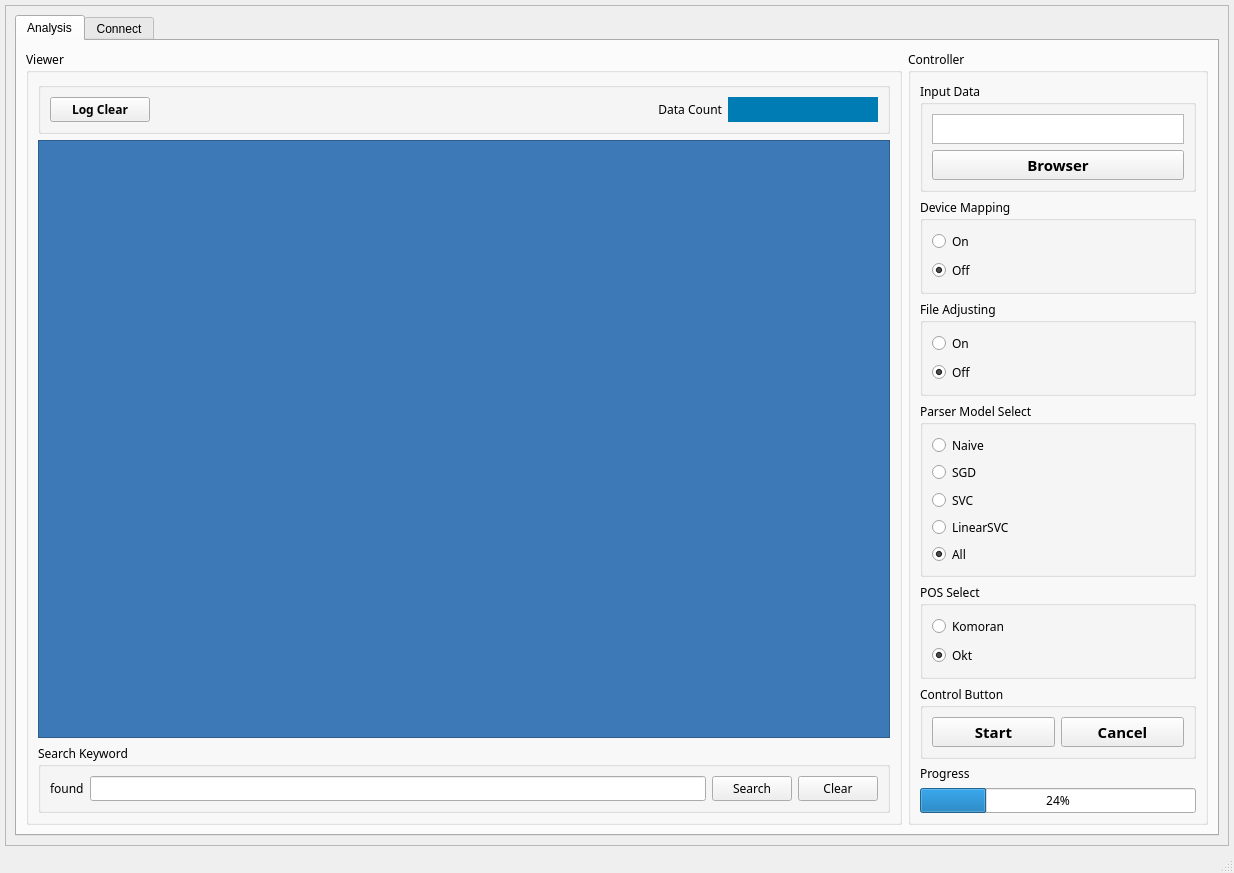
<?xml version="1.0" encoding="UTF-8"?>
<ui version="4.0">
 <class>MainWindow</class>
 <widget class="QMainWindow" name="MainWindow">
  <property name="geometry">
   <rect>
    <x>0</x>
    <y>0</y>
    <width>1234</width>
    <height>873</height>
   </rect>
  </property>
  <property name="windowTitle">
   <string>VOCParser</string>
  </property>
  <property name="windowIcon">
   <iconset>
    <normaloff>main_icon.ico</normaloff>main_icon.ico</iconset>
  </property>
  <widget class="QWidget" name="centralwidget">
   <layout class="QVBoxLayout" name="verticalLayout_9">
    <property name="leftMargin">
     <number>5</number>
    </property>
    <property name="topMargin">
     <number>5</number>
    </property>
    <property name="rightMargin">
     <number>5</number>
    </property>
    <property name="bottomMargin">
     <number>5</number>
    </property>
    <item>
     <widget class="QScrollArea" name="scrollArea">
      <property name="widgetResizable">
       <bool>true</bool>
      </property>
      <widget class="QWidget" name="scrollAreaWidgetContents_3">
       <property name="geometry">
        <rect>
         <x>0</x>
         <y>0</y>
         <width>1222</width>
         <height>820</height>
        </rect>
       </property>
       <layout class="QHBoxLayout" name="horizontalLayout">
        <item>
         <widget class="QTabWidget" name="tabWidget">
          <property name="layoutDirection">
           <enum>Qt::LeftToRight</enum>
          </property>
          <property name="tabPosition">
           <enum>QTabWidget::North</enum>
          </property>
          <property name="tabShape">
           <enum>QTabWidget::Rounded</enum>
          </property>
          <property name="currentIndex">
           <number>0</number>
          </property>
          <widget class="QWidget" name="analysis">
           <attribute name="title">
            <string>Analysis</string>
           </attribute>
           <layout class="QHBoxLayout" name="horizontalLayout_8">
            <item>
             <widget class="QGroupBox" name="groupBox_2">
              <property name="font">
               <font>
                <family>맑은 고딕</family>
               </font>
              </property>
              <property name="title">
               <string>Viewer</string>
              </property>
              <layout class="QVBoxLayout" name="verticalLayout_2">
               <item>
                <widget class="QGroupBox" name="groupBox">
                 <property name="title">
                  <string/>
                 </property>
                 <layout class="QHBoxLayout" name="horizontalLayout_4">
                  <item>
                   <widget class="QPushButton" name="pushButton_clear">
                    <property name="maximumSize">
                     <size>
                      <width>100</width>
                      <height>16777215</height>
                     </size>
                    </property>
                    <property name="font">
                     <font>
                      <pointsize>9</pointsize>
                      <weight>75</weight>
                      <bold>true</bold>
                     </font>
                    </property>
                    <property name="text">
                     <string>Log Clear</string>
                    </property>
                   </widget>
                  </item>
                  <item>
                   <widget class="QLabel" name="label_2">
                    <property name="text">
                     <string>Data Count</string>
                    </property>
                    <property name="alignment">
                     <set>Qt::AlignRight|Qt::AlignTrailing|Qt::AlignVCenter</set>
                    </property>
                   </widget>
                  </item>
                  <item>
                   <widget class="QLabel" name="label_count">
                    <property name="maximumSize">
                     <size>
                      <width>150</width>
                      <height>16777215</height>
                     </size>
                    </property>
                    <property name="styleSheet">
                     <string notr="true">background-color: rgb(0, 124, 181);
color: rgb(255, 255, 255);</string>
                    </property>
                    <property name="text">
                     <string/>
                    </property>
                    <property name="alignment">
                     <set>Qt::AlignCenter</set>
                    </property>
                   </widget>
                  </item>
                 </layout>
                </widget>
               </item>
               <item>
                <widget class="QPlainTextEdit" name="plainTextEdit_print">
                 <property name="styleSheet">
                  <string notr="true">color: rgb(255, 255, 255);
background-color: rgb(60, 121, 182);</string>
                 </property>
                 <property name="readOnly">
                  <bool>true</bool>
                 </property>
                </widget>
               </item>
               <item>
                <widget class="QGroupBox" name="groupBox_5">
                 <property name="title">
                  <string>Search Keyword</string>
                 </property>
                 <layout class="QHBoxLayout" name="horizontalLayout_2">
                  <item>
                   <widget class="QLabel" name="label_found">
                    <property name="maximumSize">
                     <size>
                      <width>100</width>
                      <height>16777215</height>
                     </size>
                    </property>
                    <property name="text">
                     <string>found</string>
                    </property>
                   </widget>
                  </item>
                  <item>
                   <widget class="QLineEdit" name="lineEdit_search">
                    <property name="maximumSize">
                     <size>
                      <width>16777215</width>
                      <height>16777215</height>
                     </size>
                    </property>
                   </widget>
                  </item>
                  <item>
                   <widget class="QPushButton" name="pushButton_search">
                    <property name="maximumSize">
                     <size>
                      <width>100</width>
                      <height>30</height>
                     </size>
                    </property>
                    <property name="text">
                     <string>Search</string>
                    </property>
                   </widget>
                  </item>
                  <item>
                   <widget class="QPushButton" name="pushButton_elase">
                    <property name="maximumSize">
                     <size>
                      <width>100</width>
                      <height>30</height>
                     </size>
                    </property>
                    <property name="text">
                     <string>Clear</string>
                    </property>
                   </widget>
                  </item>
                 </layout>
                </widget>
               </item>
              </layout>
             </widget>
            </item>
            <item>
             <widget class="QGroupBox" name="groupBox_1">
              <property name="enabled">
               <bool>true</bool>
              </property>
              <property name="minimumSize">
               <size>
                <width>281</width>
                <height>561</height>
               </size>
              </property>
              <property name="maximumSize">
               <size>
                <width>300</width>
                <height>16777215</height>
               </size>
              </property>
              <property name="font">
               <font>
                <family>맑은 고딕</family>
               </font>
              </property>
              <property name="title">
               <string>Controller</string>
              </property>
              <layout class="QVBoxLayout" name="verticalLayout">
               <item>
                <widget class="QGroupBox" name="groupBox_9">
                 <property name="maximumSize">
                  <size>
                   <width>16777215</width>
                   <height>110</height>
                  </size>
                 </property>
                 <property name="title">
                  <string>Input Data</string>
                 </property>
                 <layout class="QVBoxLayout" name="verticalLayout_10">
                  <item>
                   <widget class="QTextEdit" name="textEdit_browser">
                    <property name="enabled">
                     <bool>true</bool>
                    </property>
                    <property name="maximumSize">
                     <size>
                      <width>16777215</width>
                      <height>35</height>
                     </size>
                    </property>
                   </widget>
                  </item>
                  <item>
                   <widget class="QPushButton" name="pushButton_browser">
                    <property name="maximumSize">
                     <size>
                      <width>16777215</width>
                      <height>40</height>
                     </size>
                    </property>
                    <property name="font">
                     <font>
                      <family>맑은 고딕</family>
                      <pointsize>11</pointsize>
                      <weight>75</weight>
                      <bold>true</bold>
                     </font>
                    </property>
                    <property name="text">
                     <string>Browser</string>
                    </property>
                   </widget>
                  </item>
                 </layout>
                </widget>
               </item>
               <item>
                <widget class="QGroupBox" name="groupBox_7">
                 <property name="maximumSize">
                  <size>
                   <width>16777215</width>
                   <height>16777215</height>
                  </size>
                 </property>
                 <property name="title">
                  <string>Device Mapping</string>
                 </property>
                 <layout class="QVBoxLayout" name="verticalLayout_5">
                  <item>
                   <widget class="QRadioButton" name="radioButton_mapOn">
                    <property name="text">
                     <string>On</string>
                    </property>
                    <property name="checked">
                     <bool>false</bool>
                    </property>
                   </widget>
                  </item>
                  <item>
                   <widget class="QRadioButton" name="radioButton_mapOff">
                    <property name="text">
                     <string>Off</string>
                    </property>
                    <property name="checked">
                     <bool>true</bool>
                    </property>
                   </widget>
                  </item>
                 </layout>
                </widget>
               </item>
               <item>
                <widget class="QGroupBox" name="groupBox_17">
                 <property name="title">
                  <string>File Adjusting</string>
                 </property>
                 <layout class="QVBoxLayout" name="verticalLayout_7">
                  <item>
                   <widget class="QRadioButton" name="radioButton_OpOn">
                    <property name="text">
                     <string>On</string>
                    </property>
                    <property name="checked">
                     <bool>false</bool>
                    </property>
                   </widget>
                  </item>
                  <item>
                   <widget class="QRadioButton" name="radioButton_OpOff">
                    <property name="text">
                     <string>Off</string>
                    </property>
                    <property name="checked">
                     <bool>true</bool>
                    </property>
                   </widget>
                  </item>
                 </layout>
                </widget>
               </item>
               <item>
                <widget class="QGroupBox" name="groupBox_18">
                 <property name="title">
                  <string>Parser Model Select</string>
                 </property>
                 <layout class="QVBoxLayout" name="verticalLayout_13">
                  <item>
                   <widget class="QRadioButton" name="radioButton_naive">
                    <property name="text">
                     <string>Naive</string>
                    </property>
                   </widget>
                  </item>
                  <item>
                   <widget class="QRadioButton" name="radioButton_sgd">
                    <property name="text">
                     <string>SGD</string>
                    </property>
                   </widget>
                  </item>
                  <item>
                   <widget class="QRadioButton" name="radioButton_svc">
                    <property name="text">
                     <string>SVC</string>
                    </property>
                   </widget>
                  </item>
                  <item>
                   <widget class="QRadioButton" name="radioButton_linear">
                    <property name="text">
                     <string>LinearSVC</string>
                    </property>
                   </widget>
                  </item>
                  <item>
                   <widget class="QRadioButton" name="radioButton_all">
                    <property name="text">
                     <string>All</string>
                    </property>
                    <property name="checked">
                     <bool>true</bool>
                    </property>
                   </widget>
                  </item>
                 </layout>
                </widget>
               </item>
               <item>
                <widget class="QGroupBox" name="groupBox_8">
                 <property name="maximumSize">
                  <size>
                   <width>16777215</width>
                   <height>16777215</height>
                  </size>
                 </property>
                 <property name="title">
                  <string>POS Select</string>
                 </property>
                 <layout class="QVBoxLayout" name="verticalLayout_12">
                  <item>
                   <widget class="QRadioButton" name="radioButton_komoran">
                    <property name="text">
                     <string>Komoran</string>
                    </property>
                    <property name="checked">
                     <bool>false</bool>
                    </property>
                   </widget>
                  </item>
                  <item>
                   <widget class="QRadioButton" name="radioButton_okt">
                    <property name="cursor">
                     <cursorShape>UpArrowCursor</cursorShape>
                    </property>
                    <property name="text">
                     <string>Okt</string>
                    </property>
                    <property name="checked">
                     <bool>true</bool>
                    </property>
                   </widget>
                  </item>
                 </layout>
                </widget>
               </item>
               <item>
                <widget class="QGroupBox" name="groupBox_6">
                 <property name="title">
                  <string>Control Button</string>
                 </property>
                 <layout class="QHBoxLayout" name="horizontalLayout_3">
                  <item>
                   <widget class="QPushButton" name="pushButton_start">
                    <property name="maximumSize">
                     <size>
                      <width>16777215</width>
                      <height>40</height>
                     </size>
                    </property>
                    <property name="font">
                     <font>
                      <family>맑은 고딕</family>
                      <pointsize>11</pointsize>
                      <weight>75</weight>
                      <bold>true</bold>
                     </font>
                    </property>
                    <property name="autoFillBackground">
                     <bool>true</bool>
                    </property>
                    <property name="styleSheet">
                     <string notr="true"/>
                    </property>
                    <property name="text">
                     <string>Start</string>
                    </property>
                   </widget>
                  </item>
                  <item>
                   <widget class="QPushButton" name="pushButton_cancel">
                    <property name="maximumSize">
                     <size>
                      <width>16777215</width>
                      <height>40</height>
                     </size>
                    </property>
                    <property name="font">
                     <font>
                      <family>맑은 고딕</family>
                      <pointsize>11</pointsize>
                      <weight>75</weight>
                      <bold>true</bold>
                     </font>
                    </property>
                    <property name="styleSheet">
                     <string notr="true"/>
                    </property>
                    <property name="text">
                     <string>Cancel</string>
                    </property>
                   </widget>
                  </item>
                 </layout>
                </widget>
               </item>
               <item>
                <widget class="QLabel" name="label_progress">
                 <property name="maximumSize">
                  <size>
                   <width>16777215</width>
                   <height>20</height>
                  </size>
                 </property>
                 <property name="text">
                  <string>Progress</string>
                 </property>
                </widget>
               </item>
               <item>
                <widget class="QProgressBar" name="progressBar">
                 <property name="enabled">
                  <bool>true</bool>
                 </property>
                 <property name="value">
                  <number>24</number>
                 </property>
                </widget>
               </item>
              </layout>
             </widget>
            </item>
           </layout>
          </widget>
          <widget class="QWidget" name="connect">
           <attribute name="title">
            <string>Connect</string>
           </attribute>
           <layout class="QHBoxLayout" name="horizontalLayout_6">
            <item>
             <widget class="QGroupBox" name="groupBox_3">
              <property name="font">
               <font>
                <family>맑은 고딕</family>
               </font>
              </property>
              <property name="title">
               <string>Viewer</string>
              </property>
              <layout class="QVBoxLayout" name="verticalLayout_3">
               <item>
                <widget class="QGroupBox" name="groupBox_4">
                 <property name="layoutDirection">
                  <enum>Qt::LeftToRight</enum>
                 </property>
                 <property name="title">
                  <string/>
                 </property>
                 <layout class="QHBoxLayout" name="horizontalLayout_5">
                  <item>
                   <widget class="QPushButton" name="pushButton_clear_2">
                    <property name="maximumSize">
                     <size>
                      <width>100</width>
                      <height>16777215</height>
                     </size>
                    </property>
                    <property name="font">
                     <font>
                      <pointsize>9</pointsize>
                      <weight>75</weight>
                      <bold>true</bold>
                     </font>
                    </property>
                    <property name="text">
                     <string>Log Clear</string>
                    </property>
                   </widget>
                  </item>
                  <item>
                   <widget class="QLabel" name="label_3">
                    <property name="text">
                     <string>DB Count</string>
                    </property>
                    <property name="alignment">
                     <set>Qt::AlignRight|Qt::AlignTrailing|Qt::AlignVCenter</set>
                    </property>
                   </widget>
                  </item>
                  <item>
                   <widget class="QLabel" name="label_count_2">
                    <property name="maximumSize">
                     <size>
                      <width>150</width>
                      <height>16777215</height>
                     </size>
                    </property>
                    <property name="styleSheet">
                     <string notr="true">background-color: rgb(0, 124, 181);
color: rgb(255, 255, 255);</string>
                    </property>
                    <property name="text">
                     <string/>
                    </property>
                    <property name="alignment">
                     <set>Qt::AlignCenter</set>
                    </property>
                   </widget>
                  </item>
                 </layout>
                </widget>
               </item>
               <item>
                <widget class="QPlainTextEdit" name="plainTextEdit_print_2">
                 <property name="styleSheet">
                  <string notr="true">color: rgb(255, 255, 255);
background-color: rgb(60, 120, 180);</string>
                 </property>
                 <property name="readOnly">
                  <bool>true</bool>
                 </property>
                </widget>
               </item>
              </layout>
             </widget>
            </item>
            <item>
             <widget class="QGroupBox" name="groupBox_10">
              <property name="enabled">
               <bool>true</bool>
              </property>
              <property name="minimumSize">
               <size>
                <width>281</width>
                <height>561</height>
               </size>
              </property>
              <property name="maximumSize">
               <size>
                <width>300</width>
                <height>16777215</height>
               </size>
              </property>
              <property name="font">
               <font>
                <family>맑은 고딕</family>
               </font>
              </property>
              <property name="title">
               <string>Controller</string>
              </property>
              <layout class="QVBoxLayout" name="verticalLayout_8">
               <item>
                <widget class="QGroupBox" name="groupBox_14">
                 <property name="maximumSize">
                  <size>
                   <width>16777215</width>
                   <height>110</height>
                  </size>
                 </property>
                 <property name="title">
                  <string>Update Data</string>
                 </property>
                 <layout class="QVBoxLayout" name="verticalLayout_11">
                  <item>
                   <widget class="QTextEdit" name="textEdit_browser_2">
                    <property name="enabled">
                     <bool>true</bool>
                    </property>
                    <property name="maximumSize">
                     <size>
                      <width>16777215</width>
                      <height>35</height>
                     </size>
                    </property>
                   </widget>
                  </item>
                  <item>
                   <widget class="QPushButton" name="pushButton_browser_2">
                    <property name="maximumSize">
                     <size>
                      <width>16777215</width>
                      <height>40</height>
                     </size>
                    </property>
                    <property name="font">
                     <font>
                      <family>맑은 고딕</family>
                      <pointsize>11</pointsize>
                      <weight>75</weight>
                      <bold>true</bold>
                     </font>
                    </property>
                    <property name="text">
                     <string>Browser</string>
                    </property>
                   </widget>
                  </item>
                 </layout>
                </widget>
               </item>
               <item>
                <widget class="QGroupBox" name="groupBox_11">
                 <property name="title">
                  <string>DB Host Info</string>
                 </property>
                 <layout class="QVBoxLayout" name="verticalLayout_4">
                  <item>
                   <widget class="QGroupBox" name="groupBox_15">
                    <property name="maximumSize">
                     <size>
                      <width>16777215</width>
                      <height>50</height>
                     </size>
                    </property>
                    <property name="styleSheet">
                     <string notr="true">background-color: rgb(0, 124, 181);
color: rgb(255, 255, 255);</string>
                    </property>
                    <property name="title">
                     <string/>
                    </property>
                    <property name="alignment">
                     <set>Qt::AlignLeading|Qt::AlignLeft|Qt::AlignVCenter</set>
                    </property>
                    <layout class="QHBoxLayout" name="horizontalLayout_9">
                     <item>
                      <widget class="QCheckBox" name="checkBox_enabled_2">
                       <property name="font">
                        <font>
                         <family>맑은 고딕</family>
                         <pointsize>9</pointsize>
                        </font>
                       </property>
                       <property name="text">
                        <string>Account save</string>
                       </property>
                       <property name="checked">
                        <bool>false</bool>
                       </property>
                      </widget>
                     </item>
                     <item>
                      <widget class="QCheckBox" name="checkBox_enabled_3">
                       <property name="text">
                        <string>Account load</string>
                       </property>
                      </widget>
                     </item>
                    </layout>
                   </widget>
                  </item>
                  <item>
                   <widget class="QLabel" name="label_address">
                    <property name="maximumSize">
                     <size>
                      <width>16777215</width>
                      <height>20</height>
                     </size>
                    </property>
                    <property name="text">
                     <string>DB Host Address</string>
                    </property>
                   </widget>
                  </item>
                  <item>
                   <widget class="QLineEdit" name="lineEdit_address"/>
                  </item>
                  <item>
                   <widget class="QLabel" name="label_port">
                    <property name="maximumSize">
                     <size>
                      <width>16777215</width>
                      <height>20</height>
                     </size>
                    </property>
                    <property name="text">
                     <string>DB Host Port</string>
                    </property>
                   </widget>
                  </item>
                  <item>
                   <widget class="QLineEdit" name="lineEdit_port">
                    <property name="enabled">
                     <bool>true</bool>
                    </property>
                   </widget>
                  </item>
                  <item>
                   <widget class="QLabel" name="label_id">
                    <property name="maximumSize">
                     <size>
                      <width>16777215</width>
                      <height>20</height>
                     </size>
                    </property>
                    <property name="text">
                     <string>Account Id</string>
                    </property>
                   </widget>
                  </item>
                  <item>
                   <widget class="QLineEdit" name="lineEdit_id">
                    <property name="enabled">
                     <bool>true</bool>
                    </property>
                   </widget>
                  </item>
                  <item>
                   <widget class="QLabel" name="label_password">
                    <property name="maximumSize">
                     <size>
                      <width>16777215</width>
                      <height>20</height>
                     </size>
                    </property>
                    <property name="text">
                     <string>Account Password</string>
                    </property>
                   </widget>
                  </item>
                  <item>
                   <widget class="QLineEdit" name="lineEdit_pw">
                    <property name="enabled">
                     <bool>true</bool>
                    </property>
                   </widget>
                  </item>
                 </layout>
                </widget>
               </item>
               <item>
                <widget class="QGroupBox" name="groupBox_12">
                 <property name="maximumSize">
                  <size>
                   <width>16777215</width>
                   <height>16777215</height>
                  </size>
                 </property>
                 <property name="title">
                  <string>Command Type</string>
                 </property>
                 <layout class="QVBoxLayout" name="verticalLayout_6">
                  <item>
                   <widget class="QRadioButton" name="radioButton_upload">
                    <property name="text">
                     <string>Upload</string>
                    </property>
                    <property name="checked">
                     <bool>true</bool>
                    </property>
                   </widget>
                  </item>
                  <item>
                   <widget class="QRadioButton" name="radioButton_drop">
                    <property name="text">
                     <string>Drop</string>
                    </property>
                   </widget>
                  </item>
                 </layout>
                </widget>
               </item>
               <item>
                <widget class="QGroupBox" name="groupBox_13">
                 <property name="title">
                  <string>Control Button</string>
                 </property>
                 <layout class="QHBoxLayout" name="horizontalLayout_7">
                  <item>
                   <widget class="QPushButton" name="pushButton_commit">
                    <property name="maximumSize">
                     <size>
                      <width>16777215</width>
                      <height>40</height>
                     </size>
                    </property>
                    <property name="font">
                     <font>
                      <family>맑은 고딕</family>
                      <pointsize>11</pointsize>
                      <weight>75</weight>
                      <bold>true</bold>
                     </font>
                    </property>
                    <property name="autoFillBackground">
                     <bool>true</bool>
                    </property>
                    <property name="styleSheet">
                     <string notr="true"/>
                    </property>
                    <property name="text">
                     <string>Commit</string>
                    </property>
                   </widget>
                  </item>
                  <item>
                   <widget class="QPushButton" name="pushButton_stop">
                    <property name="enabled">
                     <bool>true</bool>
                    </property>
                    <property name="maximumSize">
                     <size>
                      <width>16777215</width>
                      <height>40</height>
                     </size>
                    </property>
                    <property name="font">
                     <font>
                      <pointsize>11</pointsize>
                      <weight>75</weight>
                      <bold>true</bold>
                     </font>
                    </property>
                    <property name="text">
                     <string>Stop</string>
                    </property>
                   </widget>
                  </item>
                 </layout>
                </widget>
               </item>
              </layout>
             </widget>
            </item>
           </layout>
          </widget>
         </widget>
        </item>
       </layout>
      </widget>
     </widget>
    </item>
   </layout>
  </widget>
  <widget class="QMenuBar" name="menubar">
   <property name="geometry">
    <rect>
     <x>0</x>
     <y>0</y>
     <width>1234</width>
     <height>21</height>
    </rect>
   </property>
  </widget>
  <widget class="QStatusBar" name="statusbar"/>
 </widget>
 <resources/>
 <connections/>
</ui>
